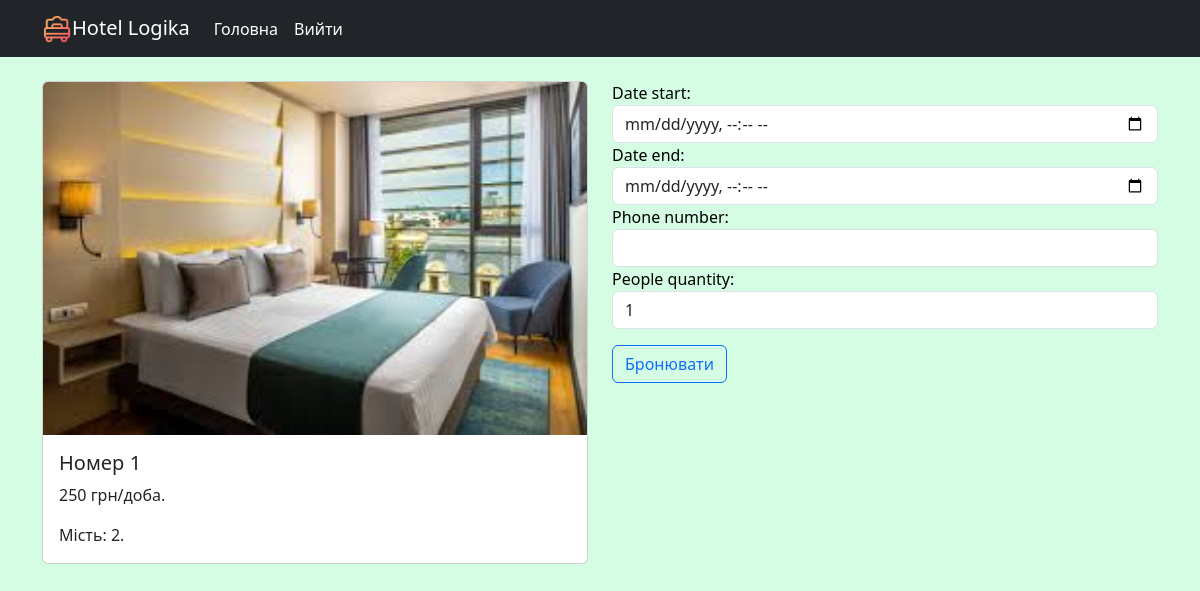
The page /booking/1/ (signed in) on the database as committed earlier.
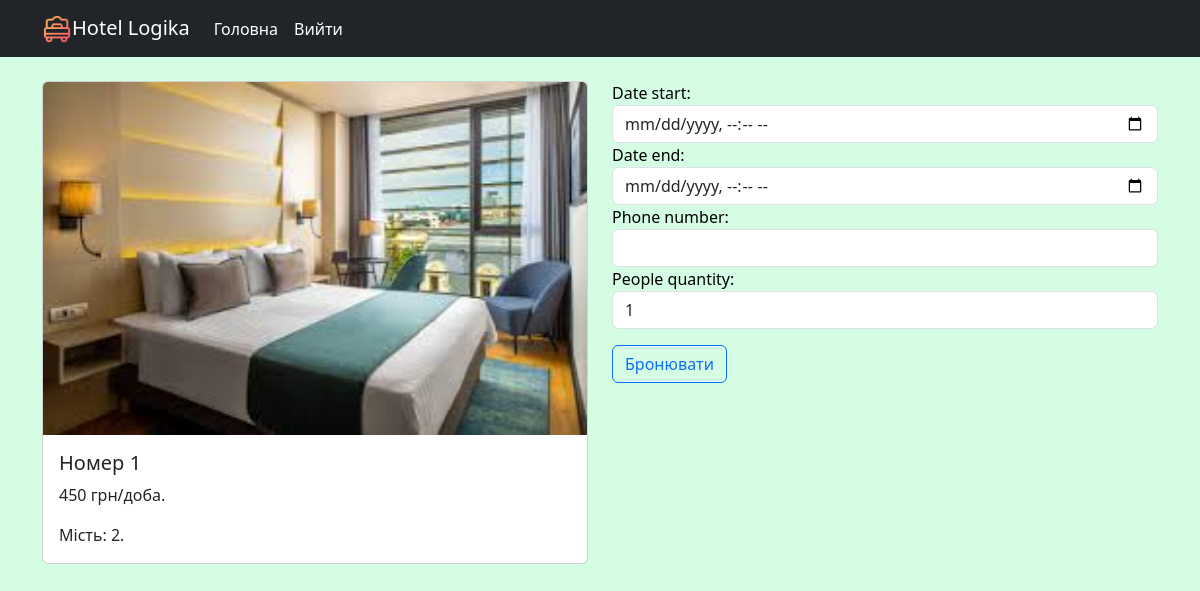
The same page on the database as committed later.
### reservation/models.py (models this page shows, shortened)
class Room(models.Model):
    number = models.PositiveIntegerField()
    description = models.TextField(null=True, blank=True)
    place = models.PositiveIntegerField(default=1)
    price = models.PositiveIntegerField()
    image = models.ImageField(upload_to='rooms_image')
    type_room = models.ForeignKey(TypeRoom, on_delete=models.CASCADE)
    class Meta:
        ordering = ['number']  # Сортування за ціною
        verbose_name = "room"  # Назва в однині в адмінці
        verbose_name_plural = "Rooms" #Назва в множині

### reservation/views.py (the view, shortened to what this page needs)
# urls.py: path('booking/<int:id_room>/', booking, name='booking')
@login_required
def booking(request, id_room):
    room = get_object_or_404(Room, id=id_room)
    form = BookingForm(room=room)
    context = {
        'room': room,
        'form': form,
    }
    return render(request, template_name='booking.html', context=context)

### reservation/forms.py (shortened to what this page needs)
class BookingForm(forms.ModelForm):
    class Meta:
        model = Reservation
        fields = [
            'date_start',
            'date_end',
            'phone_number',
            'people_quantity'
        ]
        widgets = {
            'date_start': forms.DateTimeInput(attrs={'type': 'datetime-local'}),
            'date_end': forms.DateTimeInput(attrs={'type': 'datetime-local'})
        }
    def __init__(self, *args, **kwargs):
        self.room = kwargs.pop('room',None)
        super().__init__(*args, **kwargs)
        for field in self.fields.values():
            field.widget.attrs['class'] = 'form-control'

### templates/booking.html (shortened to what this page needs)
{% extends 'base.html' %}
{% block content %}
<div class="row">
    <div class="col-10 col-md-6">
        <div class="card">
          <img src="{{room.image.url}}" class="card-img-top">
          <div class="card-body">
                <h5 class="card-title">Номер {{room.number}}</h5>
                <p class="card-text">{{room.price}} грн/доба.</p>
            <p class="card-text">Мість: {{room.place}}.</p>
          </div>
        </div>
    </div>
    <div class="col-12 col-md-6">
         <form action="" method="post">
             {{ form.as_div }}
             <button type="submit" class="btn btn-outline-primary my-3">Бронювати</button>
    </div>
</div>
{% endblock %}

Rows that differ between the two databases and show on the page:
changed Room: price "250" → "450"
